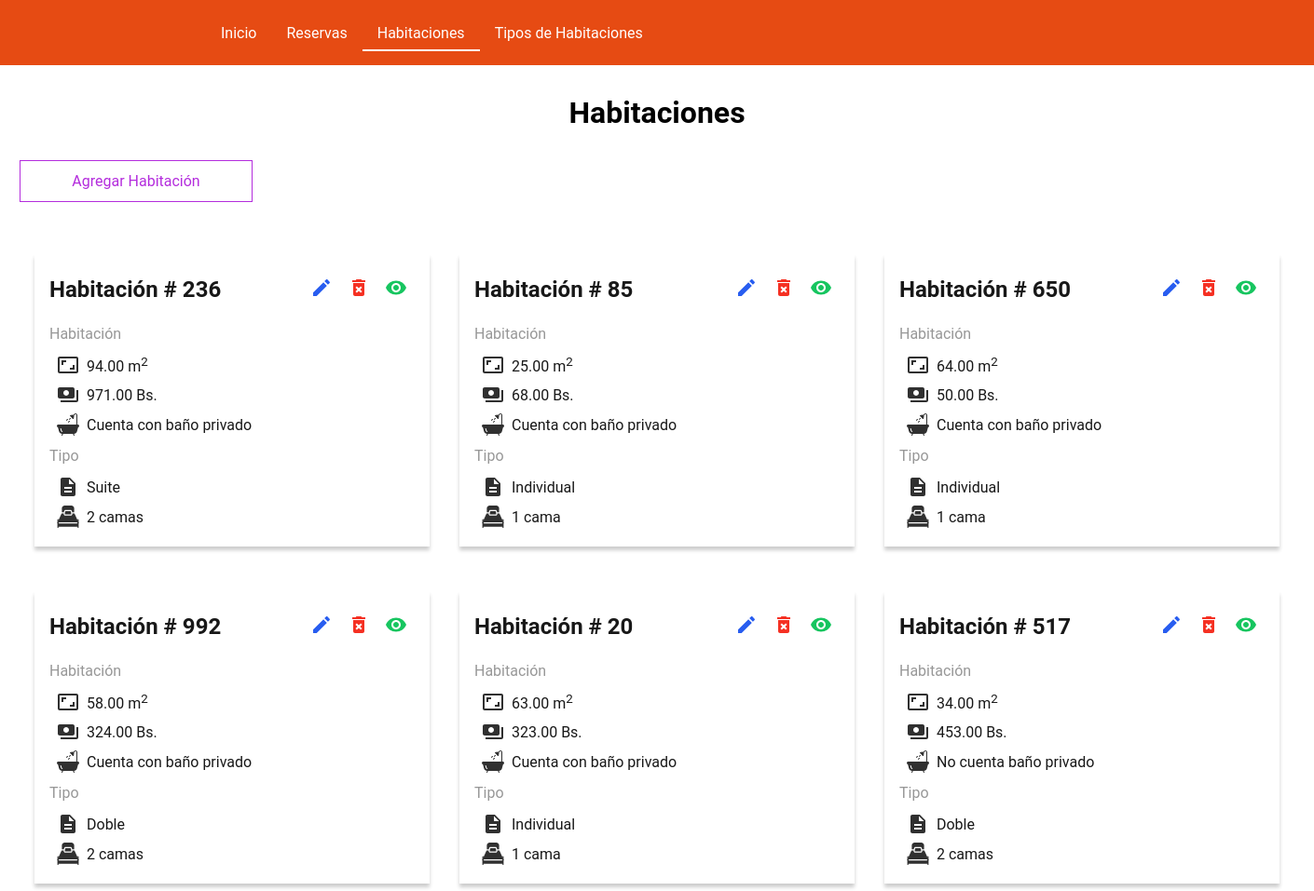
Page /tarea6/rooms/index.php on the committed database.
### tables this page shows
CREATE TABLE `rooms` (
  `id` smallint(5) UNSIGNED NOT NULL,
  `number` smallint(5) UNSIGNED NOT NULL,
  `has_private_bathroom` tinyint(1) NOT NULL DEFAULT 0,
  `space` decimal(7,2) NOT NULL,
  `price` decimal(7,2) NOT NULL,
  `type_room_id` tinyint(3) UNSIGNED DEFAULT NULL
);

CREATE TABLE `type_rooms` (
  `id` tinyint(3) UNSIGNED NOT NULL,
  `description` varchar(70) NOT NULL,
  `number_beds` tinyint(3) UNSIGNED NOT NULL
);

### tarea6/Database.php (called while the page is built, shortened)
<?php
class Database extends mysqli
{
  public function getRooms()
  {
    $query = "SELECT r.id, r.number, r.has_private_bathroom, r.space, r.price, t.description, t.number_beds FROM rooms AS r LEFT JOIN type_rooms AS t ON r.type_room_id = t.id";
    $result = $this->query($query);
    $rooms = $result->fetch_all(MYSQLI_ASSOC);
    return $rooms;
  }
}

### tarea6/rooms/index.php (the view, shortened to what this page needs)
<!DOCTYPE html>
<html lang="es">
<head>
  <link rel="stylesheet" href="./../css/style.css">
</head>
<body>
  <header class="header">
    <nav class="nav">
      <ul class="nav__list">
        <li class="nav__item">
          <a href="./../index.php" class="nav__link">Inicio</a>
        </li>
        <li class="nav__item">
          <a href="./../reservations/index.php" class="nav__link">Reservas</a>
        </li>
        <li class="nav__item">
          <a href="./../rooms/index.php" class="nav__link nav__link--active">Habitaciones</a>
        </li>
        <li class="nav__item">
          <a href="./../type-rooms/index.php" class="nav__link">
            Tipos de Habitaciones
          </a>
        </li>
      </ul>
    </nav>
  </header>
  <div class="container container--large">
    <h1 class="title">Habitaciones</h1>
    <a class="link link--primary" href="./form-create.php">Agregar Habitación</a>
    <?php
    include('./../database_init.php');
    $rooms = $db->getRooms();
    if (count($rooms) > 0) :
    ?>
      <div class="row">
        <?php
        foreach ($rooms as $room) :
        ?>
          <div class="col-4">
            <div class="card">
              <div class="card__head">
                <h2 class="card__title">Habitación # <?= $room['number'] ?></h2>
                <div class="card__actions">
                  <a class="link link--icon" title="Editar" href="./form-edit.php?id=<?= $room['id'] ?>">
                    <svg class="icon icon--blue link__icon">
                      <use xlink:href="./../assets/feather-sprite.svg#edit" />
                    </svg>
                  </a>
                  <a class="link link--icon" title="Eliminar" href="./delete.php?id=<?= $room['id'] ?>">
                    <svg class="icon icon--red link__icon">
                      <use xlink:href="./../assets/feather-sprite.svg#delete" />
                    </svg>
                  </a>
                  <a class="link link--icon" title="Ver más" href="./show.php?id=<?= $room['id'] ?>">
                    <svg class="icon icon--green link__icon">
                      <use xlink:href="./../assets/feather-sprite.svg#show" />
                    </svg>
                  </a>
                </div>
              </div>
              <div class="card__content">
                <h3 class="card__subtitle">Habitación</h3>
                <ul class="card__list">
                  <li class="card__item">
                    <svg class="icon card__item-icon">
                      <use xlink:href="./../assets/feather-sprite.svg#space" />
                    </svg>
                    <span class="card__item-datum">
                      <?= $room['space'] ?> m<sup>2</sup>
                    </span>
                  </li>
                  <li class="card__item">
                    <svg class="icon card__item-icon">
                      <use xlink:href="./../assets/feather-sprite.svg#price" />
                    </svg>
                    <span class="card__item-datum">
                      <?= $room['price'] ?> Bs.
                    </span>
                  </li>
                  <li class="card__item">
                    <svg class="icon card__item-icon">
                      <use xlink:href="./../assets/feather-sprite.svg#bath" />
                    </svg>
                    <span class="card__item-datum">
                      <?= $room['has_private_bathroom'] ? 'Cuenta con baño privado' : 'No cuenta baño privado' ?>
                    </span>
                  </li>
                </ul>
                <h3 class="card__subtitle">Tipo</h3>
                <ul class="card__list">
                  <li class="card__item">
                    <svg class="icon card__item-icon">
                      <use xlink:href="./../assets/feather-sprite.svg#description" />
                    </svg>
                    <span class="card__item-datum">
                      <?= $room['description'] != NULL ? $room['description'] : 'No definida' ?>
                    </span>
                  </li>
                  <li class="card__item">
                    <svg class="icon card__item-icon">
                      <use xlink:href="./../assets/feather-sprite.svg#bed" />
                    </svg>
                    <span class="card__item-datum">
                      <?= $room['number_beds'] ?> <?= $room['number_beds'] == 1 ? 'cama' : 'camas' ?>
                    </span>
                  </li>
                </ul>
              </div>
            </div>
          </div>
        <?php
        endforeach;
        ?>
      </div>
    <?php
    endif;
    ?>
  </div>
</body>
</html>

### tarea6/css/style.css (style rules this page uses)
* { box-sizing: border-box; }
body { font-family: Roboto, Helvetica, sans-serif; margin: 0; }
h1, h2, h3, p { margin: 0; }
ol, ul { margin: 0; list-style: none; padding: 0; }
li { padding: none; }
a { text-decoration: none; }
.container { max-width: 1000px; width: 1000px; margin: 0 auto; padding: 2rem 1rem; }
.container--large { max-width: 1400px; width: 1400px; }
.row { margin: 2rem 0; display: flex; flex-wrap: wrap; }
.col-4 { width: 33.3333%; }
.title { text-align: center; margin-bottom: 2rem; }
.link { display: flex; max-width: 250px; min-width: 150px; justify-content: center; align-items: center; min-width: 120px; padding: 0.75rem 1rem; background-color: #f5f5f5; transition: background-color 0.5s ease-in-out; }
.link--primary { border: 1px solid #b42ddd; background-color: #ffffff; color: #b42ddd; }
.link--icon { display: flex; width: 40px; height: 40px; min-width: 0; border-radius: 50%; padding: 0; background: none; transition: background-color 0.5s ease-in-out; }
.icon { width: 24px; height: 24px; fill: #303030; }
.icon--blue { fill: #285df0; }
.icon--red { fill: #f53022; }
.icon--green { fill: #16c55f; }
.card { margin: 1.5rem 1rem; padding: 1rem; box-shadow: 0 0.25rem 0.25rem rgba(0, 0, 0, 0.2); color: #181818; transition: transform 0.5s ease; }
.card__head { display: flex; justify-content: space-between; }
.card__title { margin: 0.5rem 0 1rem 0; }
.card__subtitle { margin: 0.5rem 0; color: #979797; font-weight: 400; font-size: 1rem; }
.card__actions { display: flex; }
.card__item { padding: 0.25rem 0.5rem; display: flex; align-items: center; }
.card__item-datum { padding: 0 0.5rem; }
.header { background-color: #e64b13; height: 70px; }
.nav { max-width: 1000px; width: 1000px; margin: 0 auto; padding: 0 1rem; }
.nav__list { display: flex; height: 70px; align-items: center; }
.nav__link { padding: 0.5rem 1rem; color: #ffffff; }
.nav__link--active { border-bottom: 2px solid #ffffff; }

### rows in the picture
rooms: number "236", space "94.00", price "971.00", has_private_bathroom "Cuenta con baño privado", type_room.description "Suite", type_room.number_beds "2", shows "camas"
rooms: number "85", space "25.00", price "68.00", has_private_bathroom "Cuenta con baño privado", type_room.description "Individual", type_room.number_beds "1", shows "cama"
rooms: number "650", space "64.00", price "50.00", has_private_bathroom "Cuenta con baño privado", type_room.description "Individual", type_room.number_beds "1", shows "cama"
rooms: number "992", space "58.00", price "324.00", has_private_bathroom "Cuenta con baño privado", type_room.description "Doble", type_room.number_beds "2", shows "camas"
rooms: number "20", space "63.00", price "323.00", has_private_bathroom "Cuenta con baño privado", type_room.description "Individual", type_room.number_beds "1", shows "cama"
rooms: number "517", space "34.00", price "453.00", has_private_bathroom "No cuenta baño privado", type_room.description "Doble", type_room.number_beds "2", shows "camas"
